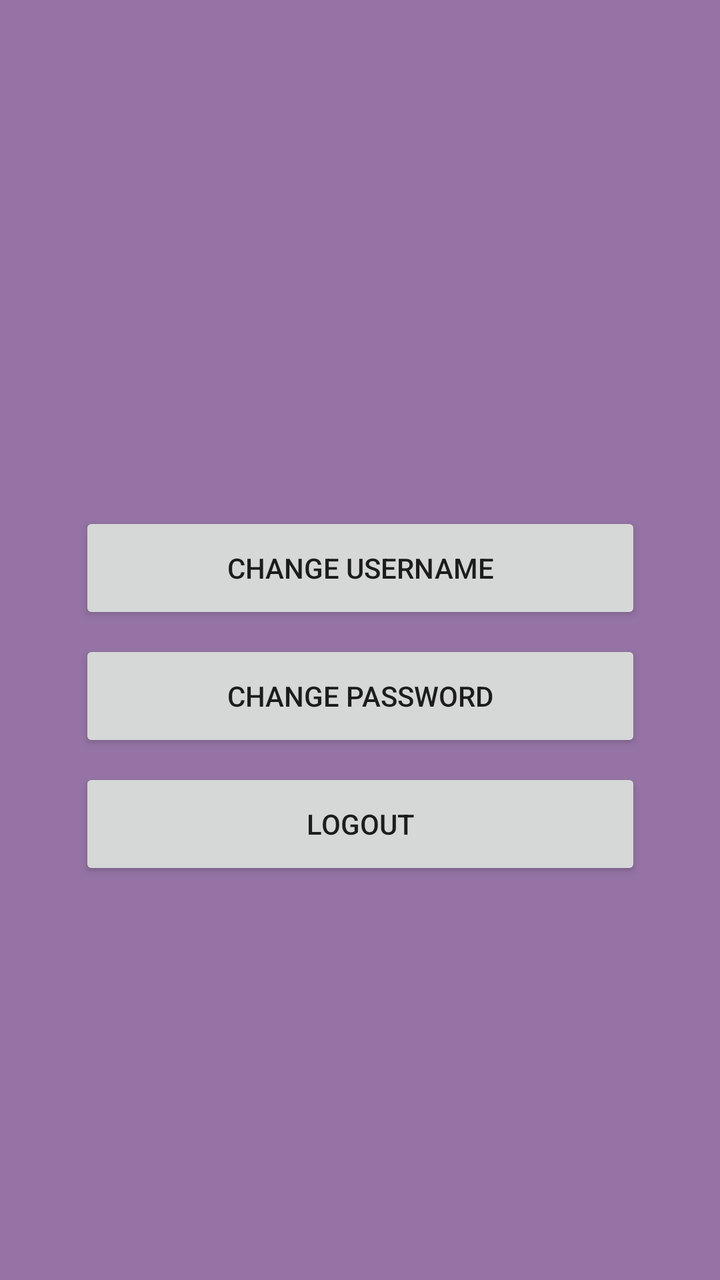
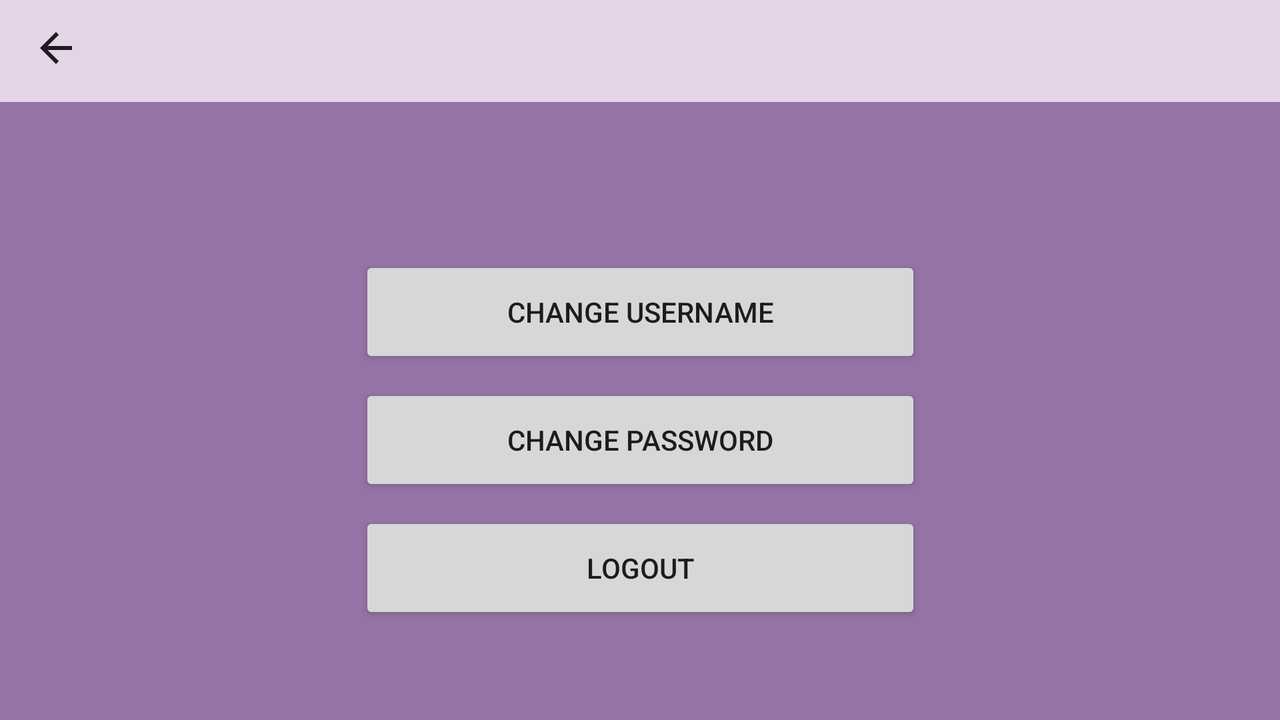

First picture: res/layout/ on a phone held upright. Second picture: the repository's own variant of that layout, on a device whose configuration matches the variant's folder. Source for both follows.
<!-- AndroidManifest.xml: application theme AppTheme -->
<!-- res/layout/activity_settings_page.xml -->
<?xml version="1.0" encoding="utf-8"?>
<androidx.constraintlayout.widget.ConstraintLayout xmlns:android="http://schemas.android.com/apk/res/android"
    xmlns:app="http://schemas.android.com/apk/res-auto"
    xmlns:tools="http://schemas.android.com/tools"
    android:layout_width="match_parent"
    android:layout_height="match_parent"
    android:background="@color/pinkpurple"
    tools:context=".SettingsPage">

    <Button
        android:id="@+id/SettingsPage_logout"
        android:layout_width="281dp"
        android:layout_height="56dp"
        android:layout_marginStart="76dp"
        android:layout_marginTop="8dp"
        android:layout_marginEnd="76dp"
        android:text="@string/logout"
        app:layout_constraintEnd_toEndOf="parent"
        app:layout_constraintStart_toStartOf="parent"
        app:layout_constraintTop_toBottomOf="@+id/SettingsPage_changePassword" />

    <Button
        android:id="@+id/SettingsPage_changePassword"
        android:layout_width="281dp"
        android:layout_height="56dp"
        android:layout_marginStart="76dp"
        android:layout_marginTop="8dp"
        android:layout_marginEnd="76dp"
        android:text="@string/change_password"
        app:layout_constraintEnd_toEndOf="parent"
        app:layout_constraintStart_toStartOf="parent"
        app:layout_constraintTop_toBottomOf="@+id/SettingsPage_changeUsername" />

    <Button
        android:id="@+id/SettingsPage_changeUsername"
        android:layout_width="281dp"
        android:layout_height="56dp"
        android:layout_marginStart="76dp"
        android:layout_marginTop="256dp"
        android:layout_marginEnd="76dp"
        android:text="@string/change_username"
        app:layout_constraintEnd_toEndOf="parent"
        app:layout_constraintStart_toStartOf="parent"
        app:layout_constraintTop_toTopOf="parent" />
</androidx.constraintlayout.widget.ConstraintLayout>
<!-- resources referenced by this layout -->
<resources>
  <color name="pinkpurple">#9574A5</color>
  <string name="change_password">Change Password</string>
  <string name="change_username">Change Username</string>
  <string name="logout">Logout</string>
  <style name="AppTheme" parent="Theme.AppCompat.Light.NoActionBar">
          
          <item name="colorPrimary">@color/light</item>
          <item name="colorPrimaryDark">@color/purple</item>
          <item name="colorAccent">@color/dark</item>
      </style>
  <color name="light">#E5D3E8</color>
  <color name="purple">#422C42</color>
  <color name="dark">#231E23</color>
</resources>
<!-- res/layout-land/activity_settings_page.xml (the repository's variant of the layout above) -->
<!-- drawn on the phone turned sideways -->
<?xml version="1.0" encoding="utf-8"?>
<androidx.constraintlayout.widget.ConstraintLayout xmlns:android="http://schemas.android.com/apk/res/android"
    xmlns:app="http://schemas.android.com/apk/res-auto"
    xmlns:tools="http://schemas.android.com/tools"
    android:layout_width="match_parent"
    android:layout_height="match_parent"
    android:background="@color/pinkpurple"
    tools:context=".SettingsPage">

    <androidx.appcompat.widget.Toolbar
        android:id="@+id/toolbar"
        android:layout_width="match_parent"
        android:layout_height="51dp"
        android:background="?attr/colorPrimary"
        android:minHeight="?attr/actionBarSize"
        android:theme="?attr/actionBarTheme"
        app:layout_constraintStart_toStartOf="parent"
        app:layout_constraintTop_toTopOf="parent"
        app:navigationIcon="?attr/homeAsUpIndicator"
        />

    <Button
        android:id="@+id/SettingsPage_logout"
        android:layout_width="281dp"
        android:layout_height="56dp"
        android:layout_marginStart="76dp"
        android:layout_marginTop="8dp"
        android:layout_marginEnd="76dp"
        android:text="@string/logout"
        app:layout_constraintEnd_toEndOf="parent"
        app:layout_constraintStart_toStartOf="parent"
        app:layout_constraintTop_toBottomOf="@+id/SettingsPage_changePassword" />

    <Button
        android:id="@+id/SettingsPage_changePassword"
        android:layout_width="281dp"
        android:layout_height="56dp"
        android:layout_marginStart="76dp"
        android:layout_marginTop="8dp"
        android:layout_marginEnd="76dp"
        android:text="@string/change_password"
        app:layout_constraintEnd_toEndOf="parent"
        app:layout_constraintStart_toStartOf="parent"
        app:layout_constraintTop_toBottomOf="@+id/SettingsPage_changeUsername" />

    <Button
        android:id="@+id/SettingsPage_changeUsername"
        android:layout_width="281dp"
        android:layout_height="56dp"
        android:layout_marginStart="76dp"
        android:layout_marginTop="128dp"
        android:layout_marginEnd="76dp"
        android:text="@string/change_username"
        app:layout_constraintEnd_toEndOf="parent"
        app:layout_constraintStart_toStartOf="parent"
        app:layout_constraintTop_toTopOf="parent" />
</androidx.constraintlayout.widget.ConstraintLayout>
